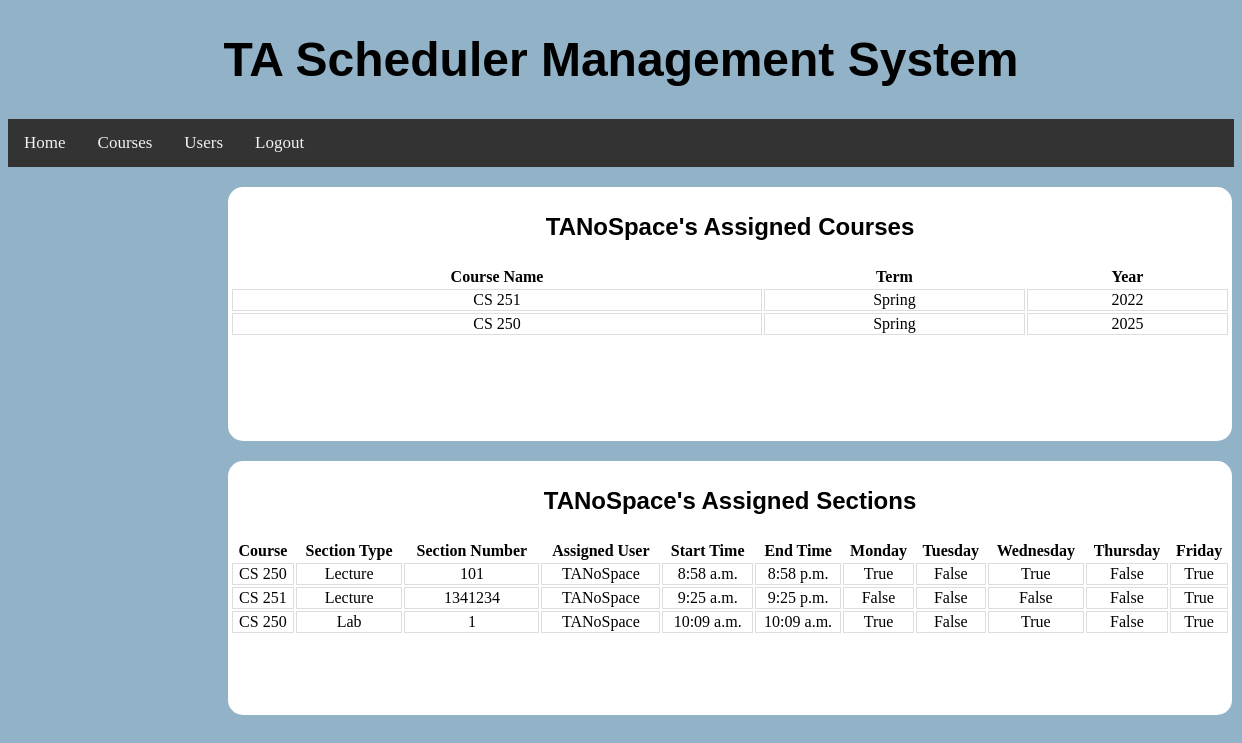
The app's page /users/userAssignments/ (signed in) with its own data.
### BackendWork/models.py (models this page shows, shortened)
class MyUser(models.Model):
    ROLE_CHOICES = (('Teaching Assistant', 'TEACHING_ASSISTANT'), ('Instructor', 'INSTRUCTOR'), ('Admin', 'ADMIN'))
    username = models.CharField(max_length=20, unique=True)
    password = models.CharField(max_length=20)
    name = models.CharField(max_length=20)
    email = models.CharField(max_length=20)
    address = models.CharField(max_length=72)
    phone = models.CharField(max_length=10)
    role = models.CharField(max_length=30, choices=ROLE_CHOICES, default='Teaching Assistant')
    assignedClasses = models.ManyToManyField(ClassList, null=True, blank=True)
    def __str__(self):
        return self.username

class ClassList(models.Model):
    TERM_CHOICES = (('Summer', 'SUMMER'), ('Fall', 'FALL'), ('Winter', 'WINTER'), ('Spring', 'SPRING'))
    name = models.CharField(max_length=20, unique=True)
    term = models.CharField(max_length=30, choices=TERM_CHOICES, default='Fall')
    year = models.IntegerField(default=2022)
    def __str__(self):
        return self.name

class Section(models.Model):
    SCHEDULE_CHOICES = (('Sunday', 'SUNDAY'), ('Monday', 'MONDAY'), ('Tuesday', 'TUESDAY'), ('Wednesday', 'WEDNESDAY'), ('Thursday', 'THURSDAY'), ('Friday', 'FRIDAY'), ('Saturday', 'SATURDAY'))
    SECTION_TYPE_CHOICES = (('Discussion', 'DISCUSSION'), ('Lab', 'LAB'), ('Lecture', 'LECTURE'))
    Class = models.ForeignKey(ClassList, on_delete=models.SET_NULL, null=True)
    assignedUser = models.ForeignKey(MyUser, on_delete=models.SET_NULL, null=True, blank=True)
    sectionNumber = models.IntegerField(default=0)
    sectionType = models.CharField(max_length=30, choices=SECTION_TYPE_CHOICES, default='Discussion')
    monday = models.BooleanField(default=False)
    tuesday = models.BooleanField(default=False)
    wednesday = models.BooleanField(default=False)
    thursday = models.BooleanField(default=False)
    friday = models.BooleanField(default=False)
    startTime = models.TimeField(default=time(0, 0, 0))
    endTime = models.TimeField(default=time(0, 0, 0))

### BackendWork/views.py (the view)
# urls.py: path("users/userAssignments/", UserAssignments.as_view())
class UserAssignments(View):
    def get(self, request):
        return render(request, "userAssignments.html", {'sessionUser': MyUser.objects.get(username=request.session['userAssignments']),
                                                        'courses': MyUser.objects.get(username=request.session['userAssignments']).assignedClasses.all(),
                                                        'sections': Section.objects.filter(assignedUser=MyUser.objects.get(username=request.session['userAssignments']))})

### templates/userAssignments.html (shortened to what this page needs)
{% load static %}
<!DOCTYPE html>
<html lang="en">
<head>
    <link rel="stylesheet" type="text/css" href="{% static 'css/courses.css' %}"/>
</head>
<div class="navContainer">
    <header class="header">
        <h1><a>TA Scheduler Management System</a></h1>
    </header>
    <div class="navigation">
        <li><a href="/home/">Home</a></li>
        <li><a href="/courses/">Courses</a></li>
        <li><a href="/users/">Users</a></li>
        <li><a href="/">Logout</a></li>
    </div>
</div>
<body>
<div class="container">
    <p class=header>{{ sessionUser.username }}'s Assigned Courses</p>
    <div class="containerbox">
        <table>
            <tr>
                <th>Course Name</th>
                <th>Term</th>
                <th>Year</th>
            </tr>
                {% for i in courses %}
                    <tr><td>{{ i.name }}</td>
                    <td>{{ i.term }}</td>
                    <td>{{ i.year }}</td></tr>
                {% endfor %}
        </table>
    </div>
</div>
<div class="container">
    <p class=header>{{ sessionUser.username }}'s Assigned Sections</p>
    <div class="containerbox">
        <table>
            <tr>
                <th>Course</th>
                <th>Section Type</th>
                <th>Section Number</th>
                <th>Assigned User</th>
                <th>Start Time</th>
                <th>End Time</th>
                <th>Monday</th>
                <th>Tuesday</th>
                <th>Wednesday</th>
                <th>Thursday</th>
                <th>Friday</th>
            </tr>
                {% for i in sections %}
                    <tr>
                    <td>{{ i.Class }}</td>
                    <td>{{ i.sectionType }}</td>
                    <td>{{ i.sectionNumber }}</td>
                    <td>{{ i.assignedUser }}</td>
                    <td>{{ i.startTime }}</td>
                    <td>{{ i.endTime }}</td>
                    <td>{{ i.monday }}</td>
                    <td>{{ i.tuesday }}</td>
                    <td>{{ i.wednesday }}</td>
                    <td>{{ i.thursday }}</td>
                    <td>{{ i.friday }}</td>
                    </tr>
                {% endfor %}
        </table>
    </div>
</div>
</body>
</html>

### TAScheduler/static/css/courses.css (style rules this page uses)
html { background: rgb(145, 178, 199); }
.navigation { list-style-type: none; background-color: #333; position: sticky; width: 100%; overflow: auto; }
.navigation li a { float: left; color: #f2f2f2; text-align: center; padding: 14px 16px; text-decoration: none; font-size: 17px; background-color: #333; }
.header { font-family: 'Ubuntu', sans-serif; font-weight: bold; font-size: 24px; text-align: center; }
.container { margin-top: 20px; width: 1000px; height: 250px; flex-direction: row; justify-content: center; align-items: center; margin-bottom: 6px; margin-left: 220px; border: 2px solid White; border-radius: 15px; background: white; text-align: center; }
.containerbox { display: grid; gap: 50px; }
.th, td { border-bottom: 1px solid #ddd; border-left: 1px solid #ddd; border-top: 1px solid #ddd; border-right: 1px solid #ddd; }

### records on screen
MyUser: username "TANoSpace"
ClassList: name "CS 251", term "Spring", year "2022"
ClassList: name "CS 250", term "Spring", year "2025"
Section: Class "CS 250", sectionType "Lecture", sectionNumber "101", assignedUser "TANoSpace", startTime "8:58 a.m.", endTime "8:58 p.m.", monday "True", tuesday "False", wednesday "True", thursday "False", friday "True"
Section: Class "CS 251", sectionType "Lecture", sectionNumber "1341234", assignedUser "TANoSpace", startTime "9:25 a.m.", endTime "9:25 p.m.", monday "False", tuesday "False", wednesday "False", thursday "False", friday "True"
Section: Class "CS 250", sectionType "Lab", sectionNumber "1", assignedUser "TANoSpace", startTime "10:09 a.m.", endTime "10:09 a.m.", monday "True", tuesday "False", wednesday "True", thursday "False", friday "True"
